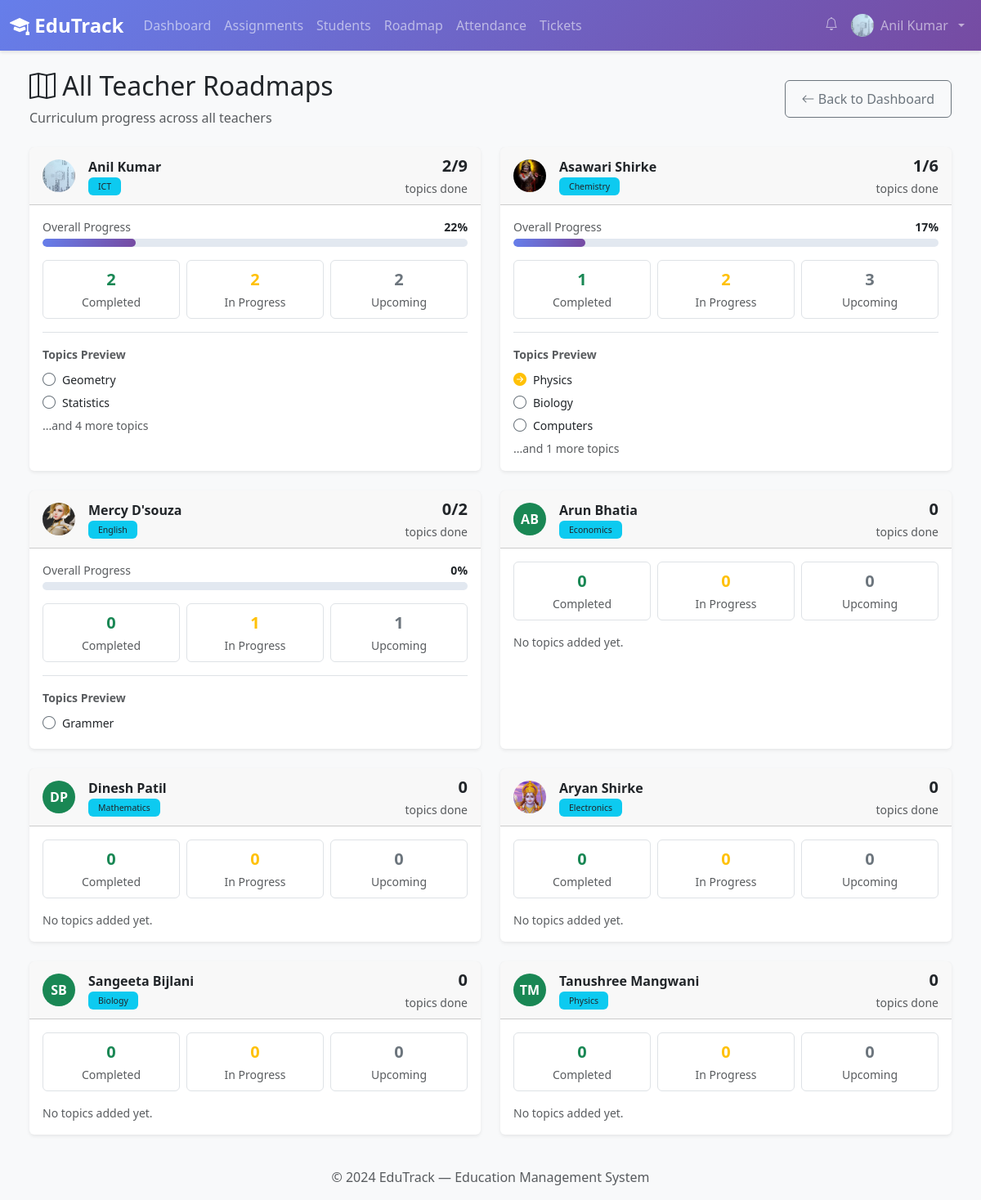
The app's page /admin-panel/roadmaps/ (signed in) with its own data.
### core/models.py (models this page shows, shortened)
class UserProfile(models.Model):
    ROLE_CHOICES = [
        ('admin', 'Administrator'),
        ('teacher', 'Teacher'),
        ('student', 'Student'),
        ('parent', 'Parent'),
    ]
    user = models.OneToOneField(
        User,
        on_delete=models.CASCADE,
        related_name='profile'
    )
    role = models.CharField(
        max_length=20,
        choices=ROLE_CHOICES,
        default='student'
    )
    phone_number = models.CharField(
        max_length=15,
        blank=True,
        help_text='Contact phone number'
    )
    profile_photo = models.ImageField(
        upload_to='profile_photos/',
        null=True,
        blank=True,
        validators=[validate_image_extension],
        help_text='Profile picture (JPG, PNG, GIF)'
    )
    date_of_birth = models.DateField(null=True, blank=True)
    address = models.TextField(blank=True, help_text='Residential address')
    pending_amount = models.DecimalField(
        max_digits=10,
        decimal_places=2,
        default=0.00,
        help_text='Running total of unpaid/overdue fees (auto-updated)'
    )
    created_at = models.DateTimeField(auto_now_add=True)
    updated_at = models.DateTimeField(auto_now=True)
    class Meta:
        verbose_name = 'User Profile'
        verbose_name_plural = 'User Profiles'
        ordering = ['user__first_name', 'user__last_name']

class Subject(models.Model):
    teacher = models.ForeignKey(
        'UserProfile',
        on_delete=models.SET_NULL,
        null=True,
        blank=True,
        related_name='subjects',
        limit_choices_to={'role': 'teacher'},
        help_text='Teacher responsible for this subject'
    )
    name = models.CharField(
        max_length=100,
        help_text='Subject name e.g. Mathematics, Science, ICT'
    )
    created_at = models.DateTimeField(auto_now_add=True)
    updated_at = models.DateTimeField(auto_now=True)
    class Meta:
        verbose_name = 'Subject'
        verbose_name_plural = 'Subjects'
        ordering = ['name']

class RoadmapTopic(models.Model):
    STATUS_CHOICES = [
        ('not_started', 'Not Started'),
        ('in_progress', 'In Progress'),
        ('completed', 'Completed'),
        ('upcoming', 'Upcoming'),
    ]
    title = models.CharField(max_length=200)
    description = models.TextField(blank=True)
    parent_topic = models.ForeignKey(
        'self',
        on_delete=models.CASCADE,
        null=True,
        blank=True,
        related_name='subtopics',
        help_text='Parent topic for hierarchy'
    )
    order = models.IntegerField(default=0)
    status = models.CharField(max_length=20, choices=STATUS_CHOICES, default='upcoming')
    created_by = models.ForeignKey(
        User,
        on_delete=models.SET_NULL,
        null=True,
        blank=True,
        related_name='roadmap_topics'
    )
    subject = models.CharField(max_length=100, blank=True)
    grade = models.CharField(max_length=10, blank=True)
    estimated_hours = models.IntegerField(null=True, blank=True)
    resources = models.TextField(blank=True)
    test_scheduled = models.DateField(null=True, blank=True, help_text='Scheduled test date')
    test_title = models.CharField(max_length=200, blank=True)
    test_duration = models.IntegerField(null=True, blank=True, help_text='Test duration in minutes')
    created_at = models.DateTimeField(auto_now_add=True)
    updated_at = models.DateTimeField(auto_now=True)
    class Meta:
        verbose_name = 'Roadmap Topic'
        verbose_name_plural = 'Roadmap Topics'
        ordering = ['order', 'title']
        indexes = [
            models.Index(fields=['order']),
            models.Index(fields=['status']),
            models.Index(fields=['created_by']),
        ]

### core/views.py (the view)
# urls.py: path('admin-panel/roadmaps/', AllTeachersRoadmapView.as_view(), name='all_roadmaps'),
class AllTeachersRoadmapView(LoginRequiredMixin, View):
    template_name = 'admin/all_roadmaps.html'
    def get(self, request):
        teachers = User.objects.filter(profile__role='teacher').select_related('profile')
        roadmaps_data = []
        for teacher in teachers:
            topics = RoadmapTopic.objects.filter(created_by=teacher)
            root_topics = topics.filter(parent_topic__isnull=True).order_by('order')
            roadmaps_data.append({
                'teacher': teacher,
                'total_topics': topics.count(),
                'completed_topics': topics.filter(status='completed').count(),
                'in_progress_topics': topics.filter(status='in_progress').count(),
                'upcoming_topics': topics.filter(status='upcoming').count(),
                'root_topics': root_topics[:5],
            })
        return render(request, self.template_name, {'roadmaps_data': roadmaps_data})

### templates/admin/all_roadmaps.html (shortened to what this page needs)
{% extends 'base.html' %}
{% block content %}
<div class="container-fluid">
  <div class="d-flex justify-content-between align-items-center mb-4">
    <div>
      <h2><i class="bi bi-map"></i> All Teacher Roadmaps</h2>
      <p class="text-muted mb-0">Curriculum progress across all teachers</p>
    </div>
    <a href="{% url 'admin_dashboard' %}" class="btn btn-outline-secondary">
      <i class="bi bi-arrow-left"></i> Back to Dashboard
    </a>
  </div>
  {% if roadmaps_data %}
  <div class="row g-4">
    {% for item in roadmaps_data %}
    <div class="col-md-6">
      <div class="card shadow-sm h-100">
        <div class="card-header d-flex align-items-center gap-3">
          {% if item.teacher.profile.profile_photo %}
            <img src="{{ item.teacher.profile.profile_photo.url }}" class="rounded-circle" width="40" height="40" style="object-fit:cover;">
          {% else %}
            <div class="rounded-circle bg-success d-flex align-items-center justify-content-center text-white fw-bold" style="width:40px;height:40px;">
              {{ item.teacher.first_name|first }}{{ item.teacher.last_name|first }}
            </div>
          {% endif %}
          <div>
            <strong>{{ item.teacher.get_full_name }}</strong>
            <div class="text-muted small">
              {% for subject in item.teacher.profile.subjects.all %}
                <span class="badge bg-info text-dark me-1">{{ subject.name }}</span>
              {% empty %}
                No subjects assigned
              {% endfor %}
            </div>
          </div>
          <div class="ms-auto text-end">
            <div class="fw-semibold fs-5">
              {% if item.total_topics > 0 %}
                {{ item.completed_topics }}/{{ item.total_topics }}
              {% else %}0{% endif %}
            </div>
            <small class="text-muted">topics done</small>
          </div>
        </div>
        <div class="card-body">
          {% if item.total_topics > 0 %}
          {% with pct=item.completed_topics|floatformat:0 %}
          <div class="mb-3">
            <div class="d-flex justify-content-between mb-1">
              <small class="text-muted">Overall Progress</small>
              <small class="fw-semibold">
                {% widthratio item.completed_topics item.total_topics 100 %}%
              </small>
            </div>
            <div class="progress" style="height:10px;">
              <div class="progress-bar bg-success"
                   style="width:{% widthratio item.completed_topics item.total_topics 100 %}%"></div>
            </div>
          </div>
          {% endwith %}
          {% endif %}
          <div class="row text-center g-2 mb-3">
            <div class="col-4">
              <div class="border rounded p-2">
                <div class="fs-5 fw-bold text-success">{{ item.completed_topics }}</div>
                <small class="text-muted">Completed</small>
              </div>
            </div>
            <div class="col-4">
              <div class="border rounded p-2">
                <div class="fs-5 fw-bold text-warning">{{ item.in_progress_topics }}</div>
                <small class="text-muted">In Progress</small>
              </div>
            </div>
            <div class="col-4">
              <div class="border rounded p-2">
                <div class="fs-5 fw-bold text-secondary">{{ item.upcoming_topics }}</div>
                <small class="text-muted">Upcoming</small>
              </div>
            </div>
          </div>
          {% if item.root_topics %}
          <div class="border-top pt-3">
            <small class="text-muted fw-semibold d-block mb-2">Topics Preview</small>
            {% for topic in item.root_topics %}
            <div class="d-flex align-items-center gap-2 mb-1">
              {% if topic.status == 'completed' %}
                <i class="bi bi-check-circle-fill text-success"></i>
              {% elif topic.status == 'in_progress' %}
                <i class="bi bi-arrow-right-circle-fill text-warning"></i>
              {% else %}
                <i class="bi bi-circle text-secondary"></i>
              {% endif %}
              <span class="small">{{ topic.title }}</span>
            </div>
            {% endfor %}
            {% if item.total_topics > 5 %}
            <small class="text-muted">...and {{ item.total_topics|add:"-5" }} more topics</small>
            {% endif %}
          </div>
          {% else %}
          <p class="text-muted small mb-0">No topics added yet.</p>
          {% endif %}
        </div>
      </div>
    </div>
    {% endfor %}
  </div>
  {% else %}
  <div class="text-center text-muted py-5">
    <i class="bi bi-map fs-1"></i>
    <p class="mt-2">No teachers or roadmaps found.</p>
  </div>
  {% endif %}
</div>
{% endblock %}

### templates/base.html (shortened to what this page needs)
{% load static %}
<!DOCTYPE html>
<html lang="en">
<head>
  <link href="https://cdn.jsdelivr.net/npm/bootstrap@5.3.2/dist/css/bootstrap.min.css" rel="stylesheet">
  <link rel="stylesheet" href="https://cdn.jsdelivr.net/npm/bootstrap-icons@1.11.1/font/bootstrap-icons.css">
  <link rel="stylesheet" href="{% static 'css/style.css' %}">
</head>
<body>
  {% if user.is_authenticated %}
  <nav class="navbar navbar-expand-lg navbar-dark" style="background: linear-gradient(135deg,#667eea,#764ba2)">
    <div class="container-fluid">
      <a class="navbar-brand fw-bold" href="{% url 'dashboard' %}">
        <i class="bi bi-mortarboard-fill"></i> EduTrack
      </a>
      <div class="collapse navbar-collapse" id="navbarNav">
        <ul class="navbar-nav me-auto">
          {% if user.profile.role == 'admin' or user.is_superuser %}
          <li class="nav-item"><a class="nav-link" href="{% url 'admin_dashboard' %}"><i class="bi bi-speedometer2"></i> Dashboard</a></li>
          <li class="nav-item dropdown">
            <a class="nav-link dropdown-toggle" href="#" data-bs-toggle="dropdown">Administrative</a>
            <ul class="dropdown-menu">
              <li><a class="dropdown-item" href="{% url 'admin_teacher_attendance' %}"><i class="bi bi-person-check"></i> Attendance</a></li>
              <li><a class="dropdown-item" href="{% url 'admin_finance' %}"><i class="bi bi-cash-stack"></i> Finance</a></li>
              <li><a class="dropdown-item" href="{% url 'admin_teacher_performance' %}"><i class="bi bi-graph-up"></i> Performance</a></li>
            </ul>
          </li>
          <li class="nav-item"><a class="nav-link" href="{% url 'all_roadmaps' %}"><i class="bi bi-map"></i> Roadmaps</a></li>
          <li class="nav-item"><a class="nav-link" href="{% url 'holiday_list' %}"><i class="bi bi-calendar-event"></i> Holidays</a></li>
          <li class="nav-item"><a class="nav-link" href="{% url 'admin_analytics' %}"><i class="bi bi-bar-chart"></i> Analytics</a></li>
          {% elif user.profile.role == 'teacher' %}
          <li class="nav-item"><a class="nav-link" href="{% url 'teacher_dashboard' %}">Dashboard</a></li>
          <li class="nav-item"><a class="nav-link" href="{% url 'assignment_list' %}">Assignments</a></li>
          <li class="nav-item"><a class="nav-link" href="{% url 'student_list' %}">Students</a></li>
          <li class="nav-item"><a class="nav-link" href="{% url 'roadmap_list' %}">Roadmap</a></li>
          <li class="nav-item"><a class="nav-link" href="{% url 'mark_attendance' %}">Attendance</a></li>
          <li class="nav-item"><a class="nav-link" href="{% url 'teacher_tickets' %}">Tickets</a></li>
          {% elif user.profile.role == 'parent' %}
          <li class="nav-item"><a class="nav-link" href="{% url 'parent_dashboard' %}">Dashboard</a></li>
          <li class="nav-item"><a class="nav-link" href="{% url 'public_roadmaps' %}">Roadmaps</a></li>
          <li class="nav-item"><a class="nav-link" href="{% url 'parent_feedback' %}">Feedback</a></li>
          {% endif %}
        </ul>
        <ul class="navbar-nav">
          <li class="nav-item">
            <a class="nav-link position-relative" {% if request.user.profile.role == 'admin' %}
							href="{% url 'admin_notifications' %}"
						{% else %}
							href="{% url 'notifications' %}"
						{% endif %}>
              <i class="bi bi-bell"></i>
            </a>
          </li>
          <li class="nav-item dropdown">
            <a class="nav-link dropdown-toggle d-flex align-items-center gap-2" href="#" data-bs-toggle="dropdown">
              {% if user.profile.profile_photo %}
                <img src="{{ user.profile.profile_photo.url }}" class="rounded-circle" width="28" height="28" style="object-fit:cover;">
              {% else %}
                <i class="bi bi-person-circle"></i>
              {% endif %}
              {{ user.get_full_name|default:user.username }}
            </a>
          </li>
        </ul>
      </div>
    </div>
  </nav>
  {% endif %}
  <div class="container-fluid py-4 px-4">
    {% block content %}{% endblock %}
  </div>
  <footer class="footer mt-auto py-3 bg-light">
    <div class="container text-center">
      <span class="text-muted">© 2024 EduTrack — Education Management System</span>
    </div>
  </footer>
</body>
</html>

### static/css/style.css (style rules this page uses)
:root { --primary-color: #667eea; --secondary-color: #764ba2; --success-color: #48bb78; --danger-color: #f56565; --warning-color: #ed8936; --info-color: #4299e1; --dark-color: #2d3748; --light-color: #f7fafc; }
body { font-family: 'Segoe UI', Tahoma, Geneva, Verdana, sans-serif; background-color: #f8f9fa; }
.navbar-brand { font-weight: 700; font-size: 1.5rem; }
.navbar { box-shadow: 0 2px 4px rgba(0,0,0,.1); }
.card { border: none; box-shadow: 0 2px 8px rgba(0,0,0,.1); transition: transform 0.2s, box-shadow 0.2s; }
.btn { border-radius: 6px; font-weight: 500; padding: 10px 20px; transition: all 0.3s; }
.badge { padding: 6px 12px; font-weight: 500; border-radius: 6px; }
.progress { height: 10px; border-radius: 5px; background-color: #e2e8f0; }
.progress-bar { background: linear-gradient(90deg, var(--primary-color) 0%, var(--secondary-color) 100%); border-radius: 5px; }
.footer { margin-top: 50px; padding: 20px 0; background-color: var(--light-color); text-align: center; color: #718096; }

### records on screen
Subject: name "ICT"
RoadmapTopic: title "Geometry"
RoadmapTopic: title "Statistics"
Subject: name "Chemistry"
RoadmapTopic: status "in_progress" (drawn), title "Physics"
RoadmapTopic: title "Biology"
RoadmapTopic: title "Computers"
Subject: name "English"
RoadmapTopic: title "Grammer"
Subject: name "Economics"
Subject: name "Mathematics"
Subject: name "Electronics"
Subject: name "Biology"
Subject: name "Physics"

### other values on screen
{{ user.get_full_name|default:user.username }} "Anil Kumar"
{{ item.teacher.get_full_name }} "Anil Kumar"
{{ item.completed_topics }} "2"
{{ item.total_topics }} "9"
{{ item.in_progress_topics }} "2"
{{ item.upcoming_topics }} "2"
{{ item.total_topics|add:"-5" }} "4"
{{ item.teacher.get_full_name }} "Asawari Shirke"
{{ item.completed_topics }} "1"
{{ item.total_topics }} "6"
{{ item.upcoming_topics }} "3"
{{ item.total_topics|add:"-5" }} "1"
{{ item.teacher.get_full_name }} "Mercy D'souza"
{{ item.completed_topics }} "0"
{{ item.total_topics }} "2"
